Frame 1 (no input): blank canvas, image omitted
Frame 60 (the mouse pressed at the canvas centre just before this capture): blank canvas, image omitted
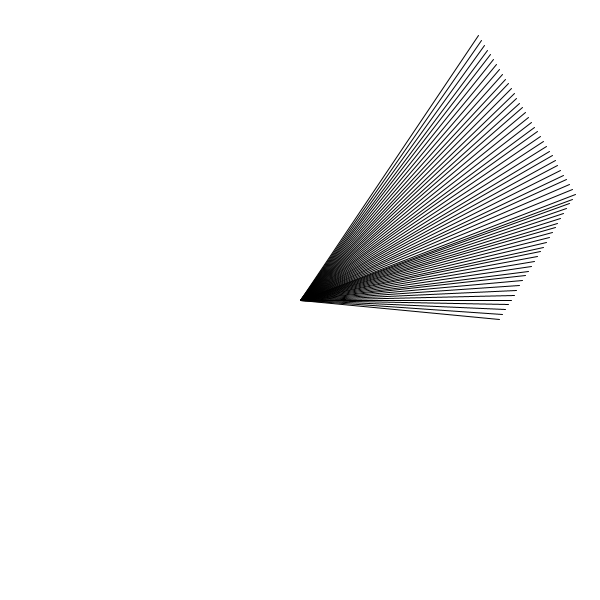
Frame 120 (the mouse held since frame 60 and released just before this capture)

The Processing sketch whose frames 1 and 60 were blank and that drew this single picture after the mouse press (run headless with seeded random() and noise(); from frame 60 on, the mouse is pressed at the canvas centre):

// Processing sketch: linea2
// ── linea2.pde
// Declaramos las variables en el "ambiente global"

float posX;
float posY;
float ran1;
float ran2;

void setup(){
  size(600, 600);
  // Definimos que posX vale 300 (la mitad que el ancho de la ventana)
  // y posY vale 300 (la mitad del alto de la ventana)
  posX = width / 2;
  posY = height / 2;
  //Definimos que en ran1 y ran2 guardamos numeros al azar entre -10
  // y 10
  ran1 = random(-10, 10);
  ran2 = random(-10, 10);
  // Creamos un fondo de color blanco
  background(255);
  smooth();
}
void draw(){

  // En la variable posX guardamos el valor que definimos en el
  // setup + el valor de ran1.
  posX = posX + ran1;
  // En la variable posY guardamos el valor que definimos en el
  // setup + el valor de ran2.
  posY = posY + ran2;
 
  if(posX < 25 || posX + 25 > width) {
    ran1 = ran1 * -1;
  }
  if(posY < 25 || posY + 25 > height){
    ran2 = ran2 * -1;
  }
  // Creamos un condicional que verifica si el botón del mouse 
  //está presionado 
  if(mousePressed == true){
      line(posX, posY, mouseX, mouseY);
  }
} 
